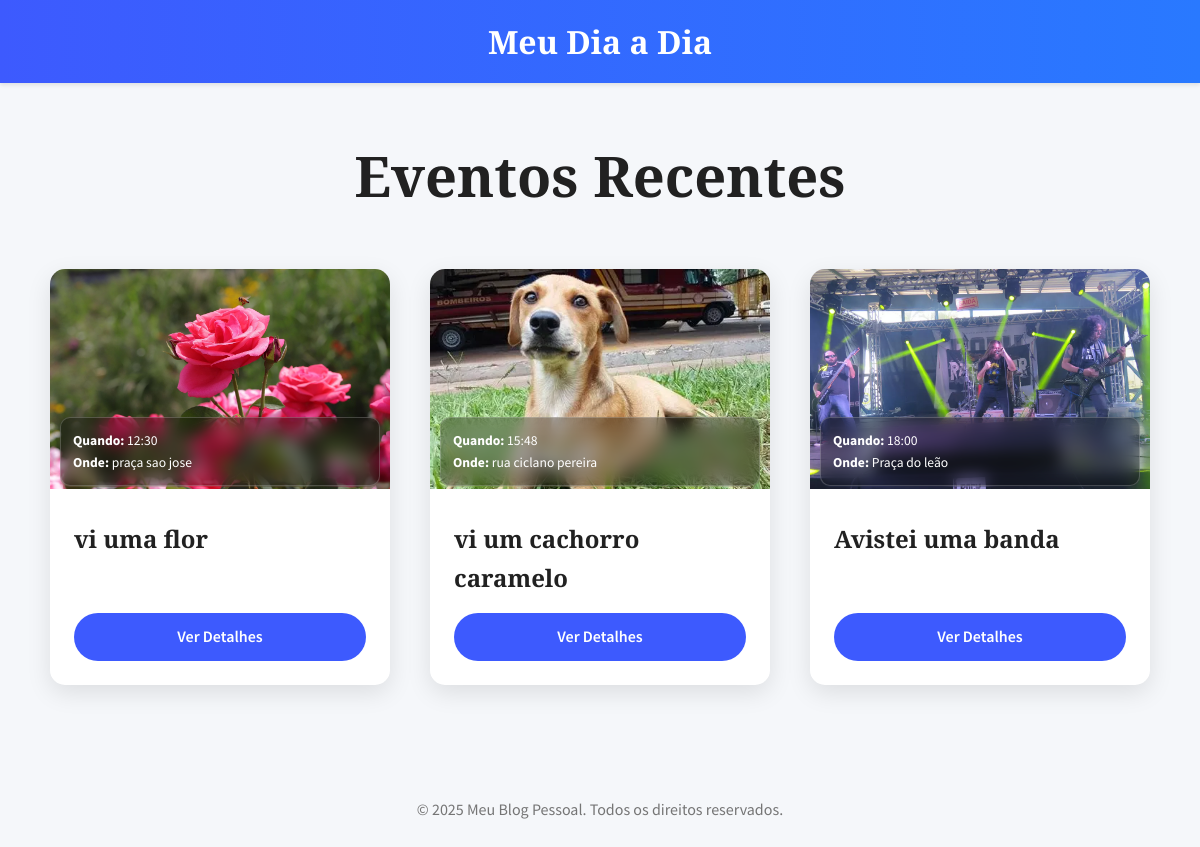
Screenshot of /recipes/blog/ with the database file from the repository.
### recipes/models.py (models this page shows, shortened)
class Recipe(models.Model):
    title = models.CharField(max_length=200)
    description = models.TextField()
    event_time = models.TimeField(
        help_text="Hora em que o evento ocorreu (formato HH:MM)",
        null=True,
        blank=True
    )
    location = models.CharField(
        max_length=255,
        help_text="Onde o evento ocorreu",
        null=True,
        blank=True
    )
    image = models.ImageField(
        upload_to='recipes/images/',  # Subpasta dentro de 'media' para organizar os uploads
        help_text="Imagem do evento",
        null=True,
        blank=True
    )

### recipes/views.py (the view)
# urls.py: path('blog/', views.recipe_list, name='event_list'),
def recipe_list(request):
    recipes = Recipe.objects.all()
    return render(request, 'recipes/recipe_list.html', {'recipes': recipes})

### recipes/templates/recipes/recipe_list.html (shortened to what this page needs)
<!DOCTYPE html>
<html lang="pt-br">
<head>
</head>
<body>
    <header class="site-header">
        <h1>Meu Dia a Dia</h1>
    </header>
    <div class="container">
        <h2 class="page-title">Eventos Recentes</h2>
        <main class="post-list">
            {% for event in recipes %}
                <article class="post-card">
                    {% if event.image %}
                        <div class="post-image-container">
                            <a href="{% url 'recipe_detail' event.pk %}">
                                <img src="{{ event.image.url }}" alt="Imagem para {{ event.title }}">
                            </a>
                            <div class="post-meta-overlay">
                                {% if event.event_time %}
                                    <span><strong>Quando:</strong> {{ event.event_time|time:"H:i" }}</span>
                                {% endif %}
                                {% if event.location %}
                                    <br><span><strong>Onde:</strong> {{ event.location }}</span>
                                {% endif %}
                            </div>
                        </div>
                    {% endif %}
                    <div class="post-content">
                        <h2><a href="{% url 'recipe_detail' event.pk %}">{{ event.title }}</a></h2>
                        <a href="{% url 'recipe_detail' event.pk %}" class="read-more-btn">Ver Detalhes</a>
                    </div>
                </article>
            {% empty %}
                <p>Nenhum evento publicado ainda.</p>
            {% endfor %}
        </main>
    </div>
    <footer class="site-footer">
        <p>&copy; {% now "Y" %} Meu Blog Pessoal. Todos os direitos reservados.</p>
    </footer>
</body>
</html>

### recipes/templates/recipes/recipe_list.html (style rules this page uses)
:root { --primary-color: #3D5AFE; --secondary-color: #00BFA5; --dark-text: #212121; --light-text: #757575; --background-color: #f5f7fa; --card-background: #ffffff; --shadow: 0 8px 24px rgba(0,0,0,0.1); }
body { font-family: 'Source Sans Pro', sans-serif; background-color: var(--background-color); color: var(--dark-text); margin: 0; line-height: 1.6; }
.site-header { background: linear-gradient(90deg, var(--primary-color) 0%, #2979FF 100%); color: white; padding: 1rem 2rem; text-align: center; box-shadow: 0 2px 4px rgba(0,0,0,0.1); }
.site-header h1 { font-family: 'Playfair Display', serif; margin: 0; font-size: 2rem; }
.container { max-width: 1100px; margin: 3rem auto; padding: 0 1.5rem; }
.page-title { text-align: center; font-family: 'Playfair Display', serif; font-size: 3.5rem; margin-bottom: 3rem; }
.post-list { display: grid; grid-template-columns: repeat(auto-fill, minmax(320px, 1fr)); gap: 2.5rem; }
.post-card { background: var(--card-background); border-radius: 15px; box-shadow: var(--shadow); display: flex; flex-direction: column; transition: transform 0.3s ease, box-shadow 0.3s ease; opacity: 0; transform: translateY(30px); }
.post-card.visible { opacity: 1; transform: translateY(0); }
.post-image-container { position: relative; }
.post-image-container img { width: 100%; height: 220px; object-fit: cover; border-radius: 15px 15px 0 0; }
.post-meta-overlay { position: absolute; bottom: 10px; left: 10px; right: 10px; background: rgba(0, 0, 0, 0.3); color: white; padding: 0.75rem; border-radius: 10px; font-size: 0.85rem; backdrop-filter: blur(8px); -webkit-backdrop-filter: blur(8px); border: 1px solid rgba(255, 255, 255, 0.2); }
.post-content { padding: 1.5rem; display: flex; flex-direction: column; flex-grow: 1; }
.post-content h2 { font-family: 'Playfair Display', serif; font-size: 1.5rem; margin: 0 0 1rem 0; flex-grow: 1; }
.post-content h2 a { text-decoration: none; color: var(--dark-text); }
.read-more-btn { background: var(--primary-color); color: white; padding: 0.7rem 1.5rem; border-radius: 50px; text-decoration: none; font-weight: 600; text-align: center; transition: background-color 0.2s, box-shadow 0.2s, transform 0.2s; }
.site-footer { text-align: center; margin-top: 4rem; padding: 2rem; color: var(--light-text); }
.post-card.visible { animation: fadeInUp 0.6s ease forwards; }

### rows the page displays
Recipe: image (picture), event_time "12:30", location "praça sao jose", title "vi uma flor"
Recipe: image (picture), event_time "15:48", location "rua ciclano pereira", title "vi um cachorro caramelo"
Recipe: image (picture), event_time "18:00", location "Praça do leão", title "Avistei uma banda"
